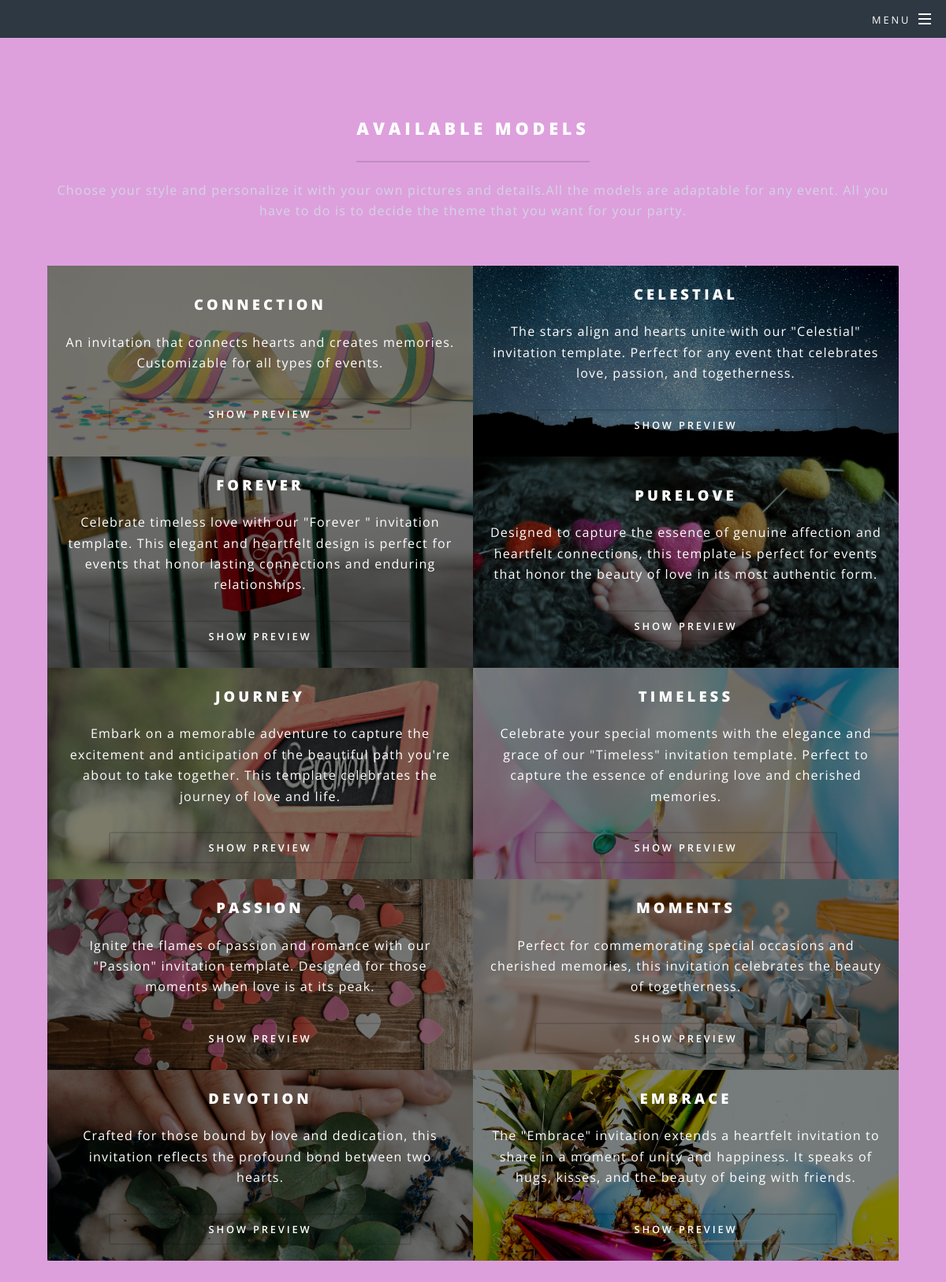
The app's page /models/ with its own data.
### models/models.py (models this page shows, shortened)
class Model(models.Model):
    name = models.CharField(max_length=100)
    description = models.TextField()
    image = models.ImageField(upload_to='media/model_images/')

### models/views.py (the view)
# urls.py: path('', views.models_view, name='models'),
def models_view(request):
    models = Model.objects.all()
    if request.user.is_authenticated:
        template_name = 'models/models_dashboard.html'
    else:
        template_name = 'models/models.html'
    return render(request, template_name, {'models': models})

### eventplanner/context_processors.py (called while the page is built)
def events_processor(request):
    events = Event.objects.all()
    return {'events': events}

### templates/models/models.html (shortened to what this page needs)
{% extends 'base.html' %}
{% load static %}
{% block content %}
    <div id="page-wrapper" >
        <section id="three" class="wrapper style3 special" style="background-color: plum">
            <div class="inner">
                <header class="major">
                    <h2>Available models</h2>
                    <p>Choose your style and personalize it with your own pictures and details.All the models are
                        adaptable for any event. All you have to do is to decide the theme that you want for your
                        party. </p>
                </header>
                <ul class="features">
                    {% for model in models %}
                        <li style="background-image: url('{{ model.image.url }}'); background-size: cover; background-position: center; position: relative; padding: 20px; color: white;">
                            <div style="background-color: rgba(0, 0, 0, 0.5); position: absolute; top: 0; right: 0; bottom: 0; left: 0;"></div>
                            <div class="content" style="position: relative; z-index: 1;display: flex; flex-direction: column; justify-content: center; align-items: center; text-align: center; height: 100%;">
                                <h3>{{ model.name }}</h3>
                                <p>{{ model.description }}</p>
                                <a href="{% url 'template' model.id %}" class="button fit">Show preview</a>
                            </div>
                        </li>
                    {% endfor %}
                </ul>
            </div>
        </section>
    </div>
{% endblock %}

### records on screen
Model: image (picture), name "CONNECTION", description "An invitation that connects hearts and creates memories. Customizable for all types of events."
Model: image (picture), name "CELESTIAL", description "The stars align and hearts unite with our \"Celestial\" invitation template. Perfect for any event that celebrates love, passion, and togetherness."
Model: image (picture), name "FOREVER", description "Celebrate timeless love with our \"Forever \" invitation template. This elegant and heartfelt design is perfect for events that honor lasting connections and enduring relationships."
Model: image (picture), name "PURELOVE", description "Designed to capture the essence of genuine affection and heartfelt connections, this template is perfect for events that honor the beauty of love in its most authentic form."
Model: image (picture), name "JOURNEY", description "Embark on a memorable adventure to capture the excitement and anticipation of the beautiful path you're about to take together. This template celebrates the journey of love and life."
Model: image (picture), name "TIMELESS", description "Celebrate your special moments with the elegance and grace of our \"Timeless\" invitation template. Perfect to capture the essence of enduring love and cherished memories."
Model: image (picture), name "PASSION", description "Ignite the flames of passion and romance with our \"Passion\" invitation template. Designed for those moments when love is at its peak."
Model: image (picture), name "MOMENTS", description "Perfect for commemorating special occasions and cherished memories, this invitation celebrates the beauty of togetherness."
Model: image (picture), name "DEVOTION", description "Crafted for those bound by love and dedication, this invitation reflects the profound bond between two hearts."
Model: image (picture), name "EMBRACE", description "The \"Embrace\" invitation extends a heartfelt invitation to share in a moment of unity and happiness. It speaks of hugs, kisses, and the beauty of being with friends."
